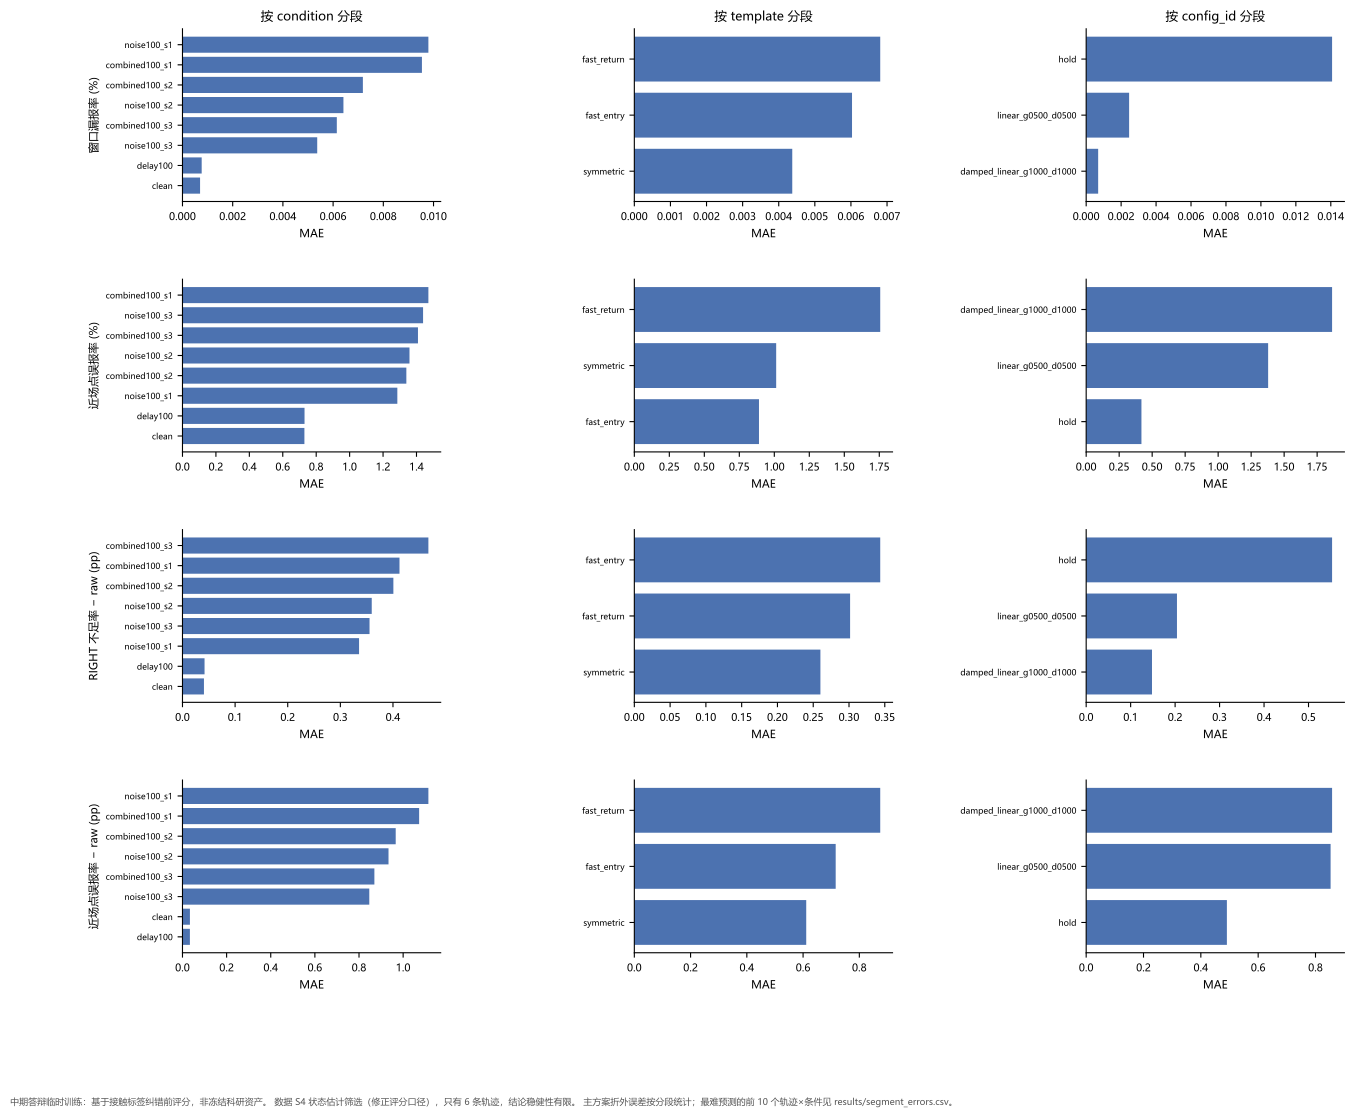

The script that saved this image:
"""Tavotto entry: existing results only; no training, no simulation.
original_plot_code
"""
import sys
from pathlib import Path
LIBRARY=Path(__file__).resolve().parents[1]
SUPPORT=LIBRARY / "site-packages"
if str(SUPPORT) not in sys.path: sys.path.insert(0,str(SUPPORT))
from _support import draw

fig=draw('M2b_状态估计筛选', 'fig04_分段误差')
fig.savefig(Path(__file__).parent / 'M2b__fig04_分段误差.pdf')
